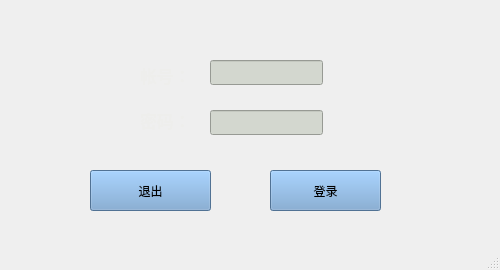
<?xml version="1.0" encoding="UTF-8"?>
<ui version="4.0">
 <class>transinformation</class>
 <widget class="QMainWindow" name="transinformation">
  <property name="enabled">
   <bool>true</bool>
  </property>
  <property name="minimumSize">
   <size>
    <width>500</width>
    <height>270</height>
   </size>
  </property>
  <property name="windowTitle">
   <string>transinformation</string>
  </property>
  <property name="styleSheet">
   <string notr="true">QMainWindow{
image: url(:/new/prefix1/1.jpeg);
}</string>
  </property>
  <widget class="QWidget" name="centralwidget">
   <widget class="QPushButton" name="pushButton">
    <property name="geometry">
     <rect>
      <x>270</x>
      <y>170</y>
      <width>111</width>
      <height>41</height>
     </rect>
    </property>
    <property name="styleSheet">
     <string notr="true">background-color: rgb(114, 159, 207);</string>
    </property>
    <property name="text">
     <string>登录</string>
    </property>
   </widget>
   <widget class="QPushButton" name="pushButton_2">
    <property name="geometry">
     <rect>
      <x>90</x>
      <y>170</y>
      <width>121</width>
      <height>41</height>
     </rect>
    </property>
    <property name="styleSheet">
     <string notr="true">background-color: rgb(114, 159, 207);</string>
    </property>
    <property name="text">
     <string>退出</string>
    </property>
   </widget>
   <widget class="QLineEdit" name="lineEdit">
    <property name="geometry">
     <rect>
      <x>210</x>
      <y>60</y>
      <width>113</width>
      <height>25</height>
     </rect>
    </property>
    <property name="styleSheet">
     <string notr="true">background-color: rgb(211, 215, 207);</string>
    </property>
   </widget>
   <widget class="QLineEdit" name="lineEdit_2">
    <property name="geometry">
     <rect>
      <x>210</x>
      <y>110</y>
      <width>113</width>
      <height>25</height>
     </rect>
    </property>
    <property name="styleSheet">
     <string notr="true">background-color: rgb(211, 215, 207);</string>
    </property>
    <property name="echoMode">
     <enum>QLineEdit::Password</enum>
    </property>
   </widget>
   <widget class="QLabel" name="label">
    <property name="geometry">
     <rect>
      <x>140</x>
      <y>60</y>
      <width>71</width>
      <height>31</height>
     </rect>
    </property>
    <property name="font">
     <font>
      <pointsize>13</pointsize>
      <weight>75</weight>
      <bold>true</bold>
     </font>
    </property>
    <property name="styleSheet">
     <string notr="true">color: rgb(238, 238, 236);</string>
    </property>
    <property name="text">
     <string>帐号：</string>
    </property>
   </widget>
   <widget class="QLabel" name="label_2">
    <property name="geometry">
     <rect>
      <x>140</x>
      <y>110</y>
      <width>67</width>
      <height>21</height>
     </rect>
    </property>
    <property name="font">
     <font>
      <pointsize>13</pointsize>
      <weight>75</weight>
      <bold>true</bold>
     </font>
    </property>
    <property name="styleSheet">
     <string notr="true">color: rgb(238, 238, 236);</string>
    </property>
    <property name="text">
     <string>密码：</string>
    </property>
   </widget>
  </widget>
  <widget class="QMenuBar" name="menubar">
   <property name="geometry">
    <rect>
     <x>0</x>
     <y>0</y>
     <width>500</width>
     <height>28</height>
    </rect>
   </property>
  </widget>
  <widget class="QStatusBar" name="statusbar"/>
 </widget>
 <resources/>
 <connections/>
</ui>
